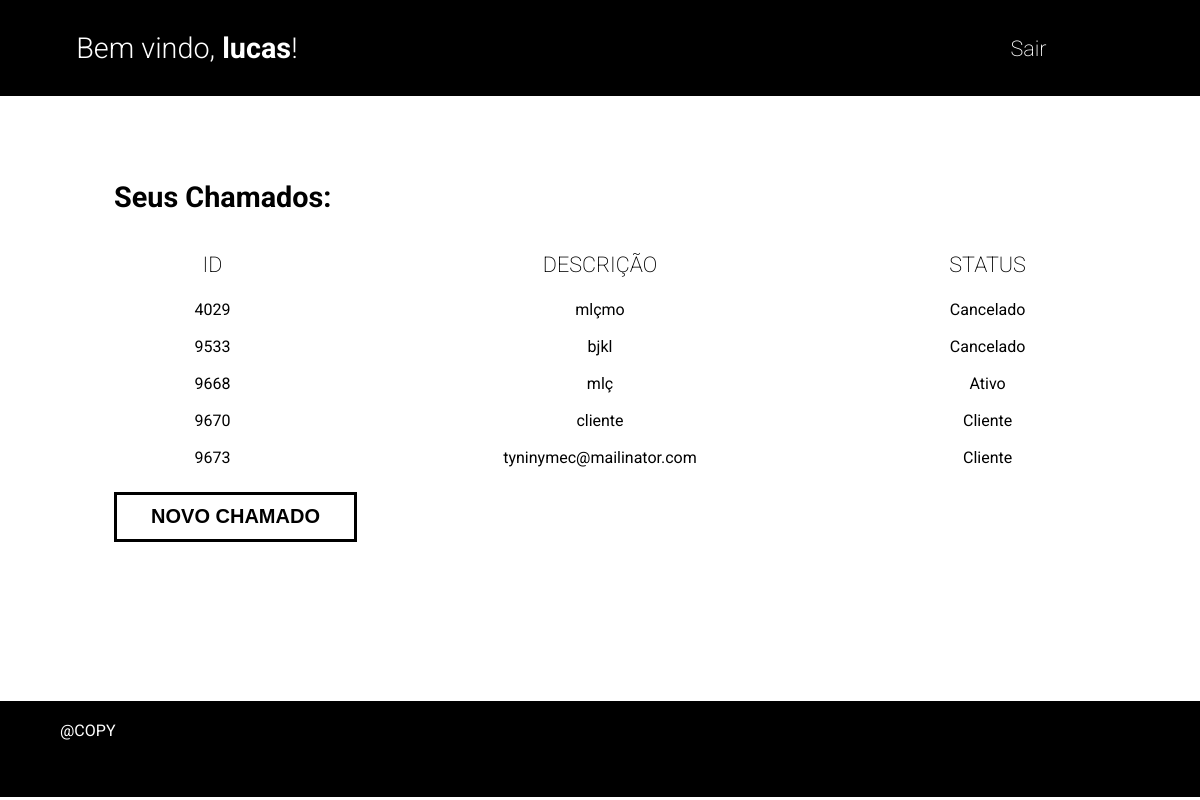
The app's page /view/homeCliente.php (signed in) with its own data.
### tables this page shows
CREATE TABLE `chamados` (
  `idChamado` int(11) NOT NULL,
  `idOps` varchar(10) DEFAULT NULL,
  `nome` varchar(100) NOT NULL,
  `status` varchar(50) DEFAULT 'em-aberto',
  `created_at` timestamp NOT NULL DEFAULT current_timestamp(),
  `descricao` text NOT NULL
);

### view/homeCliente.php (the view, shortened to what this page needs)
<?php
$conn = new Caminho;
$conexao = $conn->getConn();
$idOps = $_SESSION['idOps'];
$stmt = $conexao->prepare("SELECT * FROM chamados WHERE idOps = ? ORDER BY created_at DESC");
$stmt->execute([$idOps]);
$chamados = $stmt->fetchAll(PDO::FETCH_ASSOC);
?>
<!DOCTYPE html>
<html lang="pt-br">
<head>
    <link rel="stylesheet" href="../style/style.css?v=<?php echo time(); ?>">
</head>
<body>
    <header class="header">
        <div class="container">
            <h1 id="titulo-home-entrada">Bem vindo, <span><?php echo htmlspecialchars($_SESSION['nome']); ?></span>!</h1>
            <ul class="nav">
                <li><a href="../actions/logout.php">Sair</a></li>
            </ul>
        </div>
    </header>
    <section class="main">
        <div class="container">
            <div class="head-main">
                <h1 class="title">Seus Chamados:</h1>
            </div>
            <div class="tabela">
                <table>
                    <thead class="cabecalho">
                        <tr>
                            <th class="col id">ID</th>
                            <th class="col descricao-title">DESCRIÇÃO</th>
                            <th class="col status">STATUS</th>
                        </tr>
                    </thead>
                    <tbody class="chamados">
                        <?php foreach ($chamados as $chamado): ?>
                            <tr class="openEditModal" data-id="<?= $chamado['idChamado'] ?>" data-nome="<?= htmlspecialchars($chamado['nome']) ?>" data-descricao="<?= htmlspecialchars($chamado['descricao']) ?>" data-status="<?= htmlspecialchars($chamado['status']) ?>">
                                <td><?= $chamado['idChamado'] ?></td>
                                <td><?= htmlspecialchars($chamado['descricao']) ?></td>
                                <td class="<?= $chamado['status'] == 'em_andamento' ? 'azul' : ($chamado['status'] == 'concluido' ? 'verde' : 'vermelho') ?>">
                                    <?= ucfirst($chamado['status']) ?>
                                </td>
                            </tr>
                        <?php endforeach; ?>
                    </tbody>
                </table>
            </div>
            <div class="novo-cham">
                <button class="openCriaModal" value="novo-chamado" id="btnChamado">NOVO CHAMADO</button>
            </div>
        </div>
    </section>
    <footer class="footer">
        <p>@COPY</p>
    </footer>
</body>
</html>

### style/style.css (style rules this page uses)
html, body { height: 100%; width: 100%; margin: 0; padding: 0; font-family: "Roboto", sans-serif; }
h1 { font-size: 1.80rem; }
ul { padding: 0; list-style: none; }
a { text-decoration: none; color: #fff; }
.container { width: 90%; display: flex; margin: 0 auto; align-items: center; flex-wrap: wrap; }
#titulo-home-entrada { width: 85%; font-weight: 300; margin: 0 auto; }
#titulo-home-entrada span { font-weight: bold; }
.nav { width: 12%; display: flex; flex-wrap: wrap; justify-content: space-between; }
.nav li a { font-size: 1.35rem; font-weight: 200; transition: all 0.3s ease; }
.head-main { display: flex; width: 90%; align-items: center; justify-content: space-between; margin: 0 auto; }
.title { width: 80%; }
.tabela { width: 90%; margin: 0 auto; }
.tabela table { width: 100%; }
.cabecalho { width: 100%; }
.cabecalho tr { height: 50px; }
.col { font-size: 1.35rem; font-weight: 200; }
.id { width: 20%; }
.status { width: 20%; }
.chamados { width: 100%; text-align: center; }
.chamados tr { height: 35px; }
.main { flex: 1; }
.header { height: 12%; width: 100%; background-color: black; margin-bottom: 5%; color: white; align-content: center; }
.footer { height: 12%; width: 100%; background-color: black; margin-top: 12%; }
.footer p { width: 90%; margin: 0 auto; padding: 20px 0; color: #fff; }
.novo-cham { width: 90%; height: 80px; align-content: center; margin: 0 auto; }
#btnChamado { width: 25%; background-color: white; height: 50px; font-size: 1.25rem; font-weight: bold; color: black; border: 3px solid black; transition: all 0.3s ease; }

### records on screen
chamados: idChamado "4029", descricao "mlçmo", status "Cancelado"
chamados: idChamado "9533", descricao "bjkl", status "Cancelado"
chamados: idChamado "9668", descricao "mlç", status "Ativo"
chamados: idChamado "9670", descricao "cliente", status "Cliente"
chamados: idChamado "9673", descricao "tyninymec@mailinator.com", status "Cliente"

### other values on screen
$_SESSION['nome'] "lucas"
